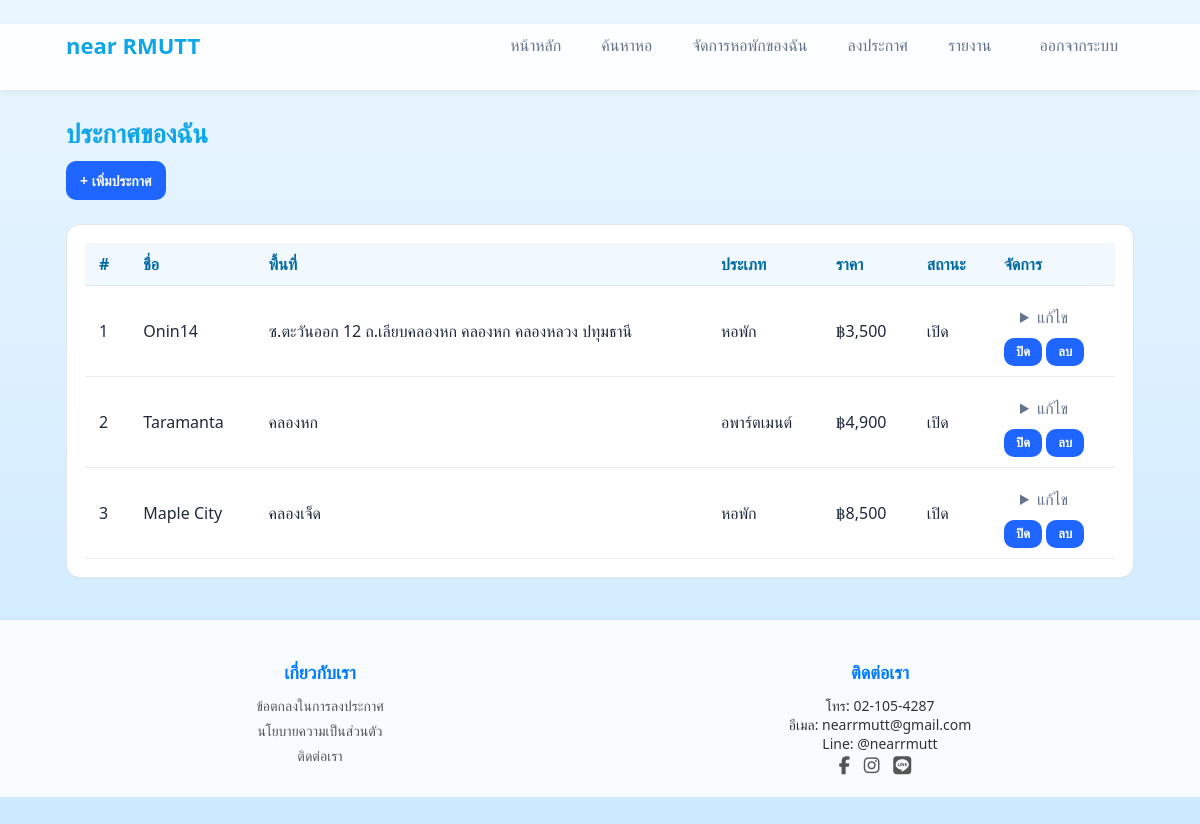
The app's page /owner_listings.php (signed in) with its own data.
### tables this page shows
CREATE TABLE `listings` (
  `id` int(11) NOT NULL,
  `owner_id` int(11) NOT NULL,
  `title` varchar(150) NOT NULL,
  `area` varchar(100) DEFAULT NULL,
  `type` varchar(50) DEFAULT NULL,
  `price` decimal(10,2) NOT NULL,
  `description` text DEFAULT NULL,
  `status` enum('active','inactive') DEFAULT 'active',
  `created_at` timestamp NOT NULL DEFAULT current_timestamp(),
  `deposit` decimal(10,2) DEFAULT NULL,
  `electricity_rate` varchar(60) DEFAULT NULL,
  `water_rate` varchar(60) DEFAULT NULL,
  `other_fee` decimal(10,2) DEFAULT NULL,
  `internet` varchar(100) DEFAULT NULL,
  `details_long` mediumtext DEFAULT NULL,
  `contact_phone` varchar(32) DEFAULT NULL,
  `contact_line` varchar(64) DEFAULT NULL,
  `contact_facebook` varchar(255) DEFAULT NULL,
  `contact_email` varchar(255) DEFAULT NULL,
  `map_url` varchar(255) DEFAULT NULL
);

### owner_listings.php (the view, shortened to what this page needs)
<?php
$title='ประกาศของฉัน'; include __DIR__.'/header.php'; include __DIR__.'/conn.php';
$owner=(int)$_SESSION['user_id'];
$q=$mysqli->prepare("SELECT id,title,area,type,price,status FROM listings WHERE owner_id=? ORDER BY created_at DESC");
$q->bind_param('i',$owner); $q->execute();
$rows=$q->get_result()->fetch_all(MYSQLI_ASSOC);
?>
<main class="container">
  <h1 class="title">ประกาศของฉัน</h1>
  <a class="btn" href="listing_new.php">+ เพิ่มประกาศ</a>
  <div class="card overflow mt">
    <table class="table">
      <thead><tr><th>#</th><th>ชื่อ</th><th>พื้นที่</th><th>ประเภท</th><th class="right">ราคา</th><th>สถานะ</th><th>จัดการ</th></tr></thead>
      <tbody>
        <?php foreach($rows as $i=>$r): ?>
          <tr>
            <td><?= $i+1 ?></td><td><?= htmlspecialchars($r['title']) ?></td>
            <td><?= htmlspecialchars($r['area']) ?></td><td><?= htmlspecialchars($r['type']) ?></td>
            <td class="right">฿<?= number_format($r['price'],0) ?></td>
            <td><?= $r['status']==='active'?'เปิด':'ปิด' ?></td>
            <td>
              <details>
                <summary class="nav-link">แก้ไข</summary>
              </details>
              <form method="post" style="display:inline-block">
                <button class="btn small" name="action" value="toggle"><?= $r['status']==='active'?'ปิด':'เปิด' ?></button>
              </form>
              <form method="post" onsubmit="return confirm('ลบประกาศนี้?')" style="display:inline-block">
                <button class="btn small" name="action" value="delete">ลบ</button>
              </form>
            </td>
          </tr>
        <?php endforeach; ?>
      </tbody>
    </table>
  </div>
</main>
<?php include __DIR__.'/footer.php'; ?>

### style.css (style rules this page uses)
:root { --bg: #eaf4ff; --card: #ffffff; --text: #1e293b; --muted: #64748b; --primary: #38bdf8; --primary-2: #0ea5e9; --border: rgba(0,0,0,.08); --radius: 14px; --shadow: 0 4px 15px rgba(56,189,248,.2); }
* { box-sizing:border-box; margin:0; padding:0; }
body { font-family: 'Segoe UI', Poppins, sans-serif; background: linear-gradient(180deg, #eaf6ff 0%, #cbe9ff 100%); color: var(--text); min-height: 100vh; }
.container { max-width:1000px; margin-inline:auto; padding:24px; }
.mt { margin-top:24px; }
.nav-link { text-decoration:none; color:var(--muted); padding:10px 16px; border-radius:10px; transition:.25s; font-weight:500; }
.card { background:var(--card); border:1px solid var(--border); border-radius:var(--radius); padding:18px; box-shadow:var(--shadow); }
.btn { background:linear-gradient(180deg,var(--primary),var(--primary-2)); color:#fff; border:0; border-radius:12px; padding:10px 18px; font-weight:600; cursor:pointer; transition:.25s; text-decoration:none; display:inline-flex; align-items:center; justify-content:center; }
.table { width:100%; border-collapse:collapse; }
.table th,.table td { padding:10px 14px; border-bottom:1px solid var(--border); text-align:left; }
.table thead th { background:#f1f9ff; font-weight:600; color:#0369a1; }
.title { font-size:26px; color:var(--primary-2); margin-bottom:10px; }
.btn { background: linear-gradient(135deg, #00aaff, #0088ff); color: white; border: none; border-radius: 8px; padding: 6px 14px; font-size: 14px; cursor: pointer; transition: background 0.3s, transform 0.2s; display: inline-block; font-weight: 600; }
.btn.small { padding: 4px 10px; font-size: 13px; }
.btn.small { padding:6px 12px; font-size:13px; font-weight:700; }
.container { max-width:1100px; margin:24px auto; padding:0 16px; }
.card { background:#fff; border:1px solid #e5e7eb; border-radius:14px; box-shadow:0 1px 2px rgba(0,0,0,.03); }
.btn { display:inline-block; padding:10px 14px; border-radius:10px; background:#1e66ff; color:#fff; text-decoration:none; font-weight:600; }

### records on screen
listings: title "Onin14", area "ซ.ตะวันออก 12 ถ.เลียบคลองหก คลองหก คลองหลวง ปทุมธานี", type "หอพัก", price "3,500", status "เปิด"
listings: title "Taramanta", area "คลองหก", type "อพาร์ตเมนต์", price "4,900", status "เปิด"
listings: title "Maple City", area "คลองเจ็ด", type "หอพัก", price "8,500", status "เปิด"
